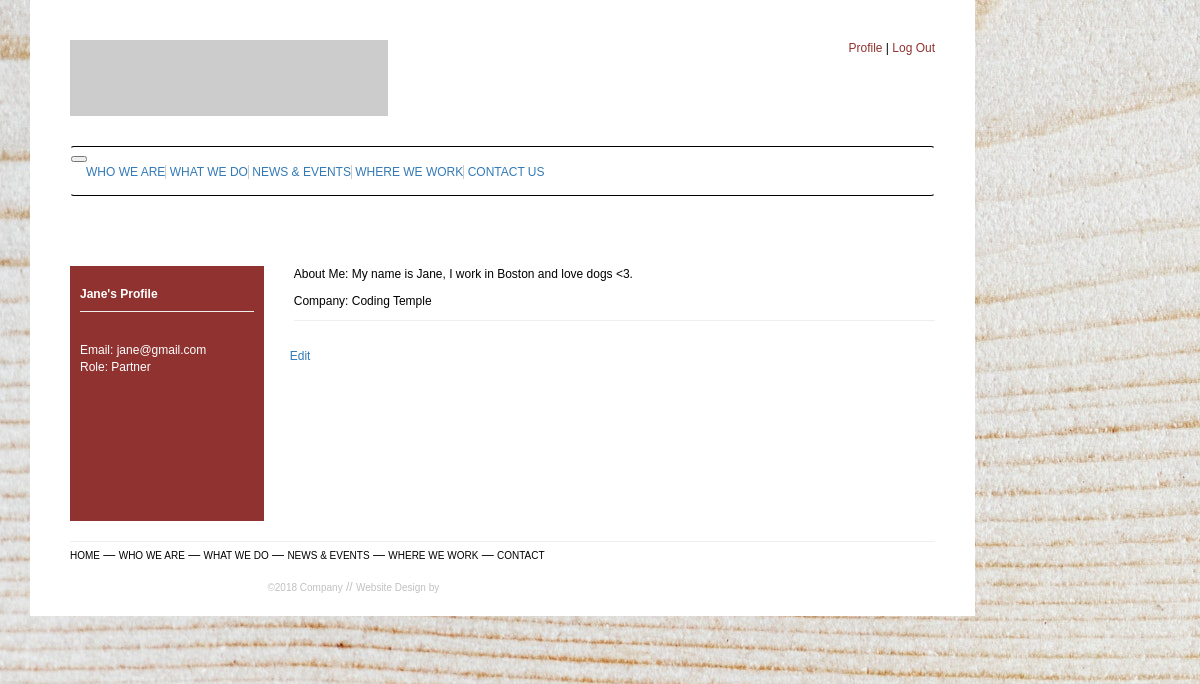
The app's page /profile (signed in), older data.
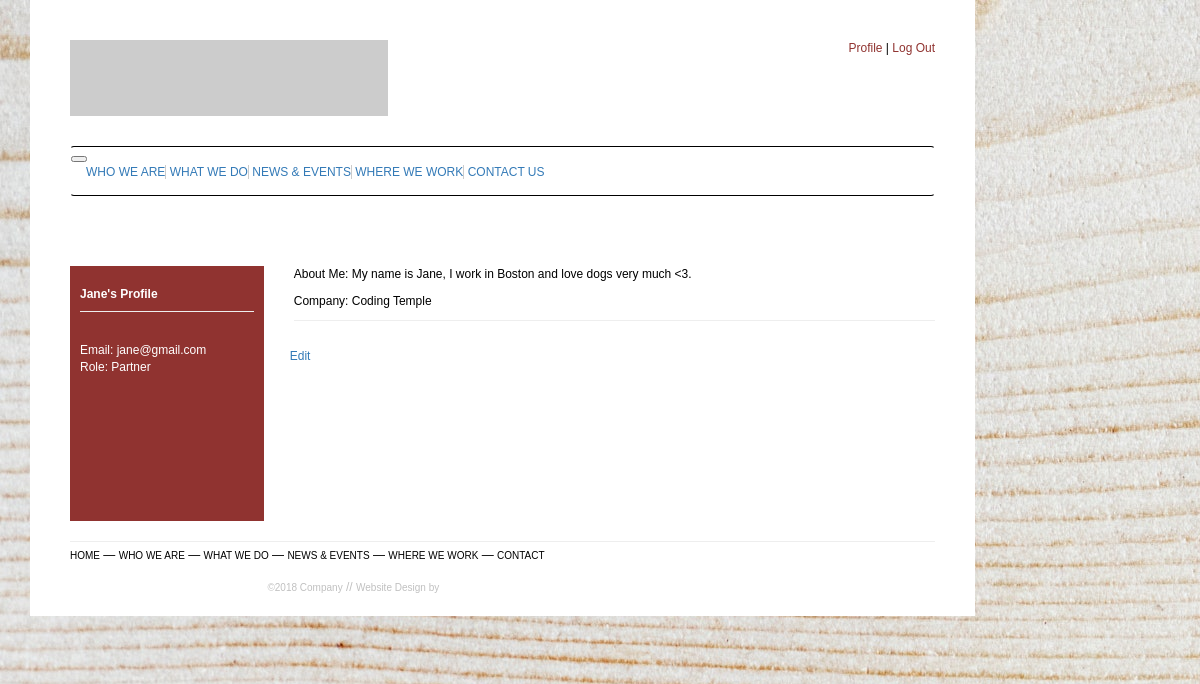
The same page, newer data.
### app/models.py (models this page shows, shortened)
class User(UserMixin, db.Model):
    id = db.Column(db.Integer, primary_key=True)
    first_name = db.Column(db.String(50))
    last_name = db.Column(db.String(50))
    email = db.Column(db.String(100), unique=True, index=True)
    role_id = db.Column(db.Integer, nullable=False)
    password_hash = db.Column(db.String(256))
    bio = db.Column(db.String(140))
    company_name = db.Column(db.String(100))

### app/routes.py (the view)
@app.route('/profile')
@login_required
def profile():
    role = Role.query.get(current_user.role_id)
    return render_template('profile.html', role=role.name)

### app/models.py (called while the page is built)
@login.user_loader
def load_user(id):
    return User.query.get(int(id))

### app/templates/profile.html (shortened to what this page needs)
{% extends 'base.html' %}
{% import 'bootstrap/wtf.html' as wtf %}
{% block app_content %}
  <div class="row">
    <div class="col-md-3 col-sm-12">
      <aside>
        <div class="aside-container">
          <p><strong>{{ current_user.first_name }}'s Profile</strong></p>
          <hr>
          <p class="white-color">Email: {{ current_user.email }}<br>
          Role: {{ role }}</p>
        </div>
      </aside>
    </div>
    <div class="col-md-9 col-sm-12">
      <div class="article-container">
        <p>About Me: {{ current_user.bio }}</p>
        <p>Company: {{ current_user.company_name }}</p>
        <hr>
        <div class="row">
          <div class="col-md">
            <a role="button" class="btn btn-outline-info btn-sm" href="{{ url_for('edit_profile') }}">Edit</a>
          </div>
        </div>
      </div>
    </div>
  </div>
{% endblock %}

Row changes from the older to the newer data that the page shows:
changed User "Jane": bio "My name is Jane, I work in Boston and love dogs <3." → "My name is Jane, I work in Boston and love dogs very much <3."
